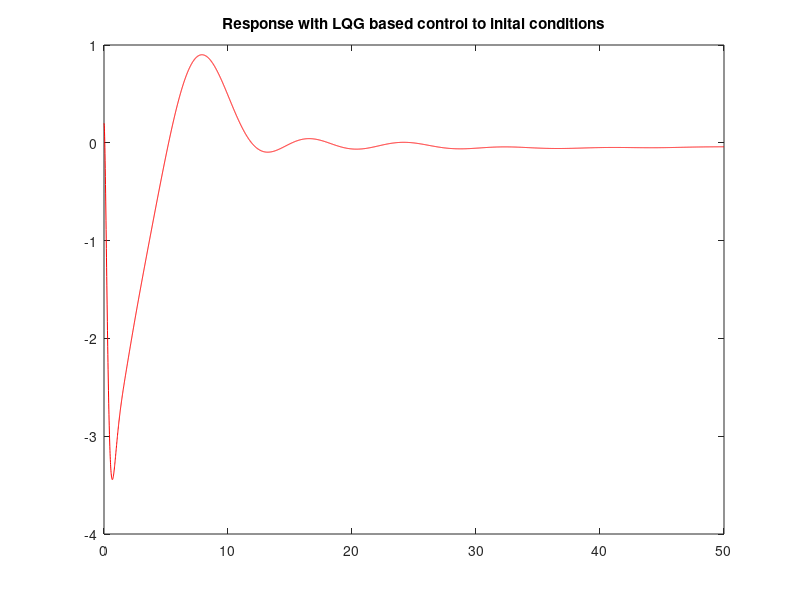
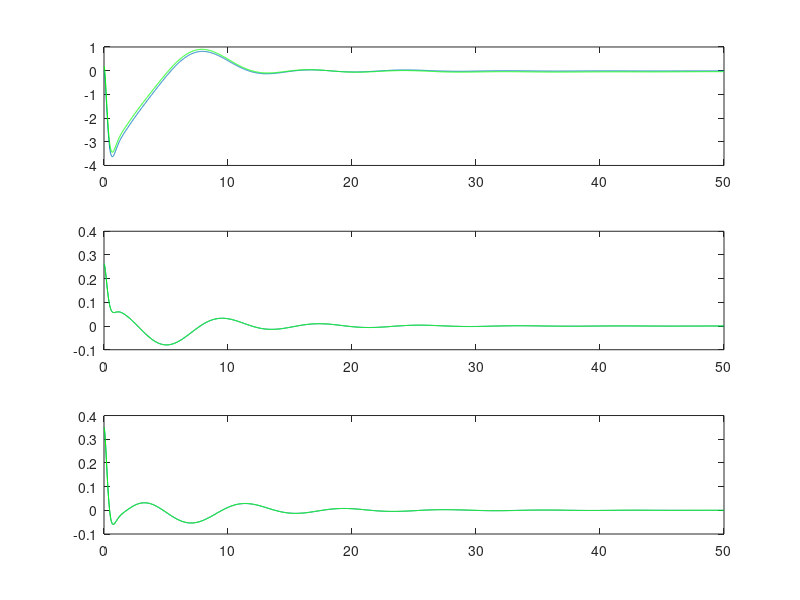
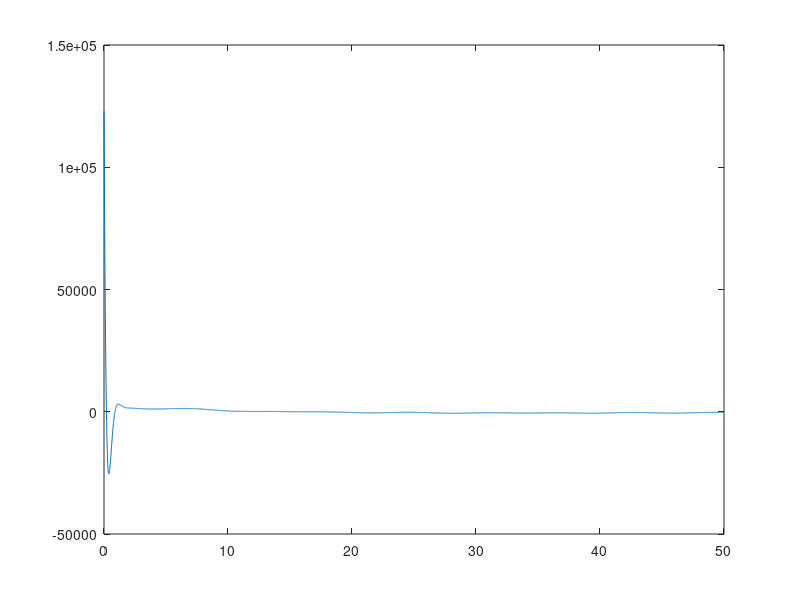

Reproduce these figures in MATLAB, in order.
function simulateLQG()
%Simulate the response to initial conditions
%This considers the Kalman Filter but does not explicitly add noise to the
%process and the measurement.
%It is meant for quick testing
M = 1000;
m1 = 100;
m2 = 100;
l1 = 20;
l2 = 10;
g = 9.81;

A = [0 1 0 0 0 0;0 0 -m1*g/M 0 -m2*g/M 0;0 0 0 1 0 0;0 0 -(M + m1)*g/(M*l1) 0 -m2*g/(M*l1) 0;0 0 0 0 0 1;0 0 -m1*g/(M*l2) 0 -(M + m2)*g/(M*l2) 0];
B = [0;1/M;0;1/(M*l1);0;1/(M*l2)];
C = [1 0 0 0 0 0];
%C = [1 0 0 0 0 0;0 0 1 0 0 0;0 0 0 0 1 0];
%C = [1 0 0 0 0 0;0 0 1 0 0 0];
D = 0;

%ctrb = [B A*B (A^2)*B (A^3)*B (A^4)*B (A^5)*B];

Q = C' * C;
% Q(1,1) = 900000000000;
% Q(3,3) = 800000000000000;
% Q(5,5) = 700000000000000;

Q(1,1) = 90000000;
Q(3,3) = 80000000000;
Q(5,5) = 70000000000;

R = 1;
[K,~,~] = lqr(A,B,Q,R);

%Get the Kalman State Estimator
sys_1 = ss(A,[B B],C,[zeros(1,1) zeros(1,1)]);
%sys_1 = ss(A,[B B],C,[zeros(3,1) zeros(3,1)]);
%sys_1 = ss(A,[B B],C,[zeros(2,1) zeros(2,1)]);

Rn = 10^-2 * eye(1);
Qn = 0.2;

% Rn = 10^-6 * eye(1);
% Qn = 20000;
sensors = [1];
%sensors = [1,2,3];
%sensors = [1,2];
known = [1];
[~,L,~] = kalman(sys_1,Qn,Rn,[],sensors,known)

states = {'x','x_dot','theta1','theta1_dot','theta2','theta2_dot','e_1','e_2','e_3','e_4','e_5','e_6'};
inputs = {'F'};
outputs = {'x'};
%outputs = {'x','theta_1','theta_2'};

Ac = [A-B*K B*K;zeros(size(A)) A-L*C];
Bc = zeros(12,1);
Cc = [C zeros(size(C))];
sys_cl = ss(Ac,Bc,Cc,D, 'statename',states,'inputname',inputs,'outputname',outputs);    

init_pos = [0.2,15*pi/180,20*pi/180];
%x0 = [init_pos(1);0;init_pos(2);0;init_pos(3);0;init_pos(1);0;0;0;0;0];
x0 = [init_pos(1);0;init_pos(2);0;init_pos(3);0;init_pos(1);0;0.001*init_pos(2);0;0.001*init_pos(3);0];
%x0 = [init_pos(1);0;init_pos(2);0;init_pos(3);0;init_pos(1);0;init_pos(2);0;init_pos(3);0];
t = 0:0.01:50;
F = zeros(size(t));
[Y,~,X] = lsim(sys_cl,F,t,x0);
%plot(t,Y(:,2),'g');
% hold on;
% plot(t,Y(:,3),'b');
figure
plot(t,Y(:,1),'r');
title('Response with LQG based control to inital conditions')
% 
u = zeros(size(t));
for i = 1:size(X,1)
   u(i) = K * (X(i,1:6))';
end
%Error between the estimate and the original
% figure
% subplot(3,1,1), plot(t,X(:,7))
% subplot(3,1,2), plot(t,X(:,9))
% subplot(3,1,3), plot(t,X(:,11))

Xhat = X(:,1) - X(:,7);
theta1hat = X(:,3) - X(:,9);
theta2hat = X(:,5) - X(:,11);

%Actual values of X and Xhat
figure
subplot(3,1,1), plot(t,Xhat), hold on, plot(t,X(:,1),'g')
subplot(3,1,2), plot(t,theta1hat), hold on, plot(t,X(:,3),'g')
subplot(3,1,3), plot(t,theta2hat), hold on, plot(t,X(:,5),'g')

figure
plot(t,u);
end
